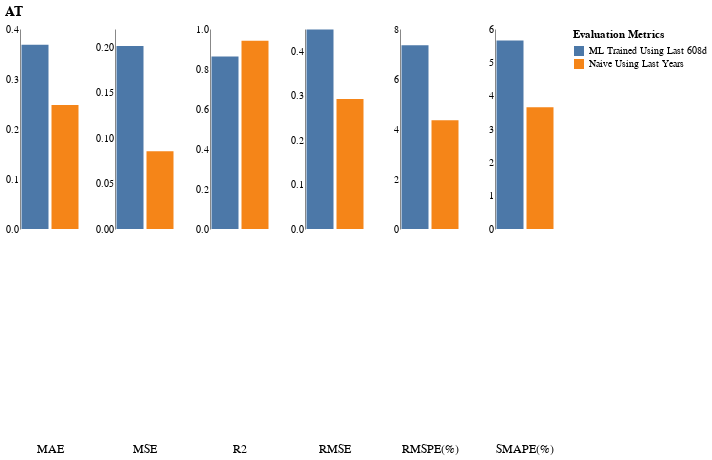
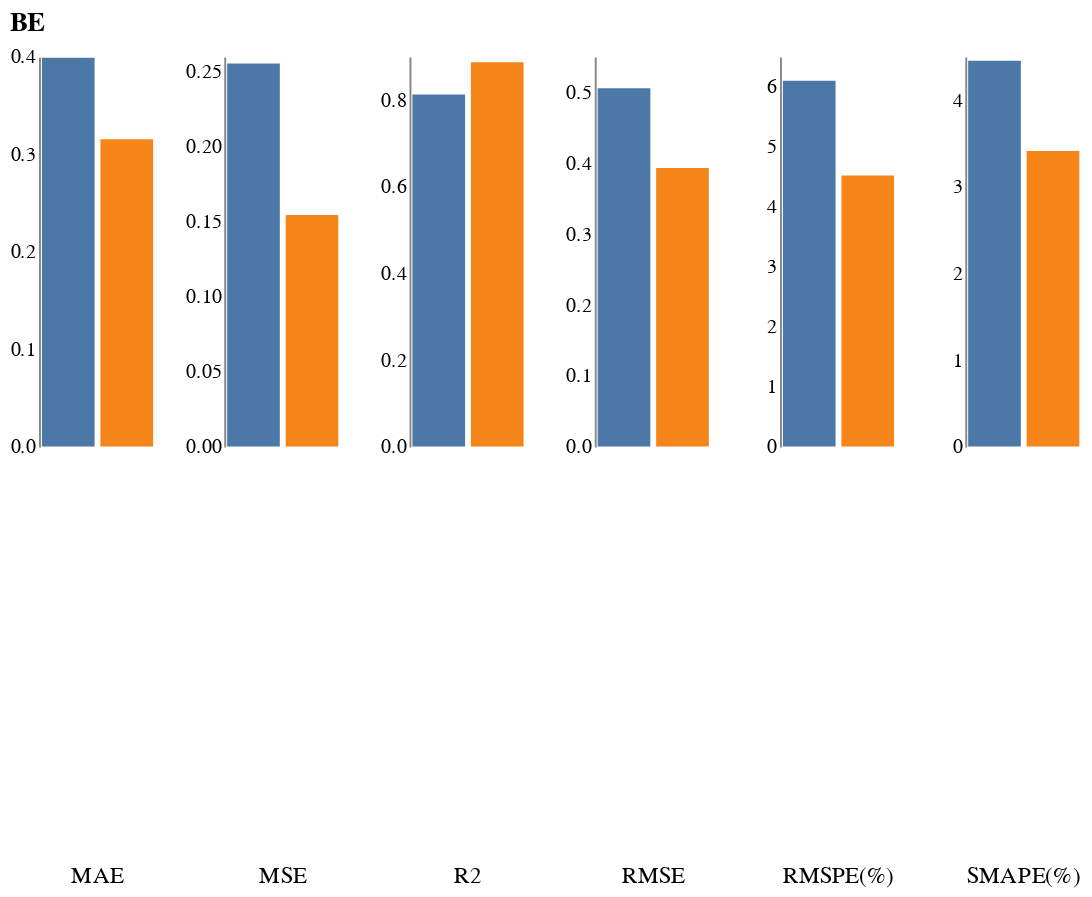
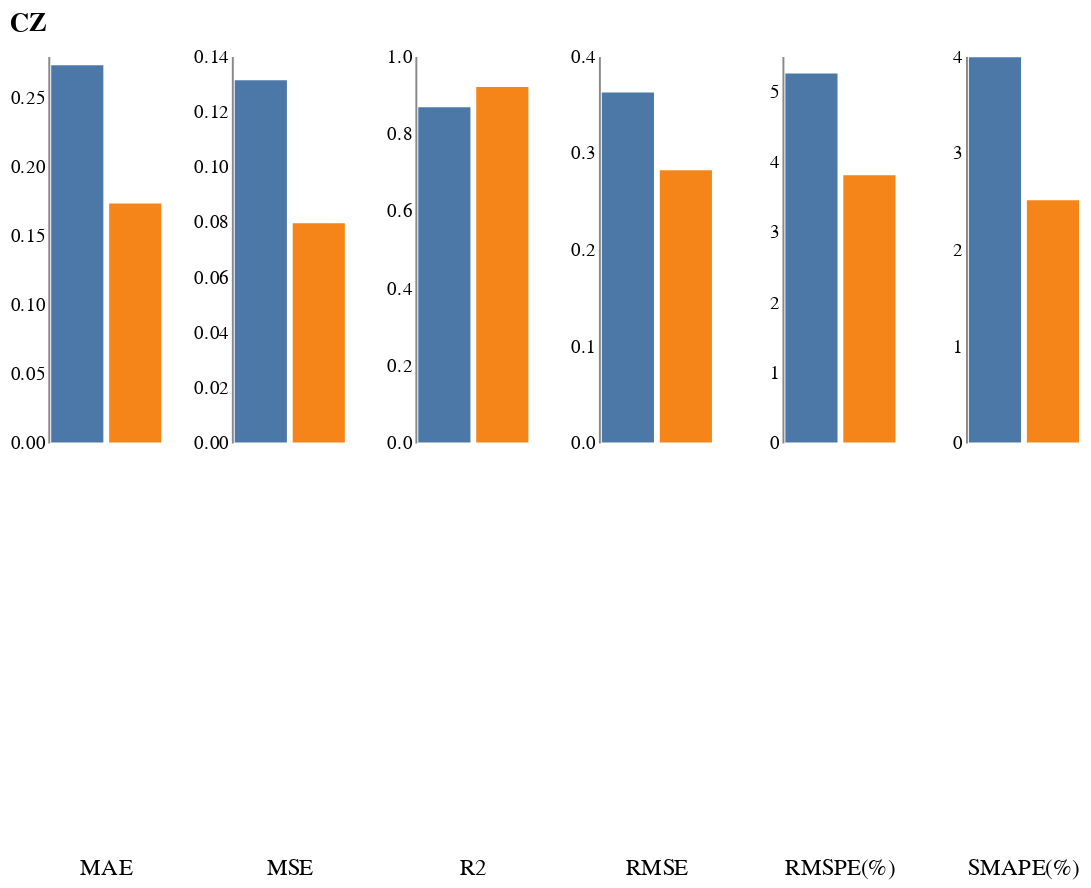
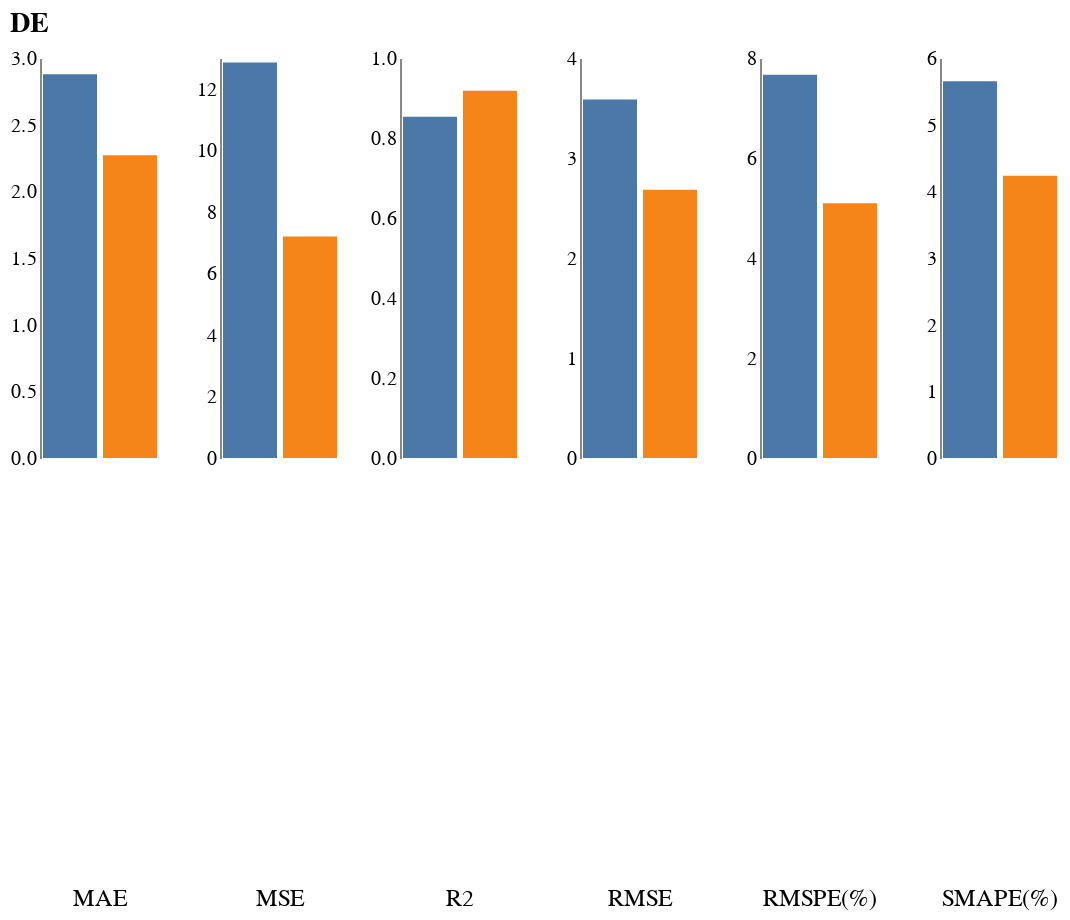

The code cell stored with these charts, in order, in its notebook:
### Markdown cell above
We'll show the chart of the evaluation metrics with the
- ML-based
- naive

forecast scores shown side-by-side (in a grouped bar chart)

### Code cell
%%time
charts = plot_multi_model_evaluation_metrics(
    df_metrics_all_tidy,
    country_names,
    tooltip=['model_type', 'metric', 'value'],
    ts_separator_name="country",
    ptitle="Evaluation Metrics",
    ptitle_fontsize=14,
    ticklabel_fontsize=12,
    fig_size=dict(width=60, height=200),
)
_ = list(map(display, charts))

### Figure 1 — Vega-Lite specification as saved in the notebook (floating-point values rounded to 4 significant figures)
{"config": {"view": {"continuousWidth": 400, "continuousHeight": 300, "strokeOpacity": 0}}, "data": {"name": "data-1f411af665cf9ccf452f1c281fda3977"}, "mark": "bar", "encoding": {"color": {"field": "model_type", "title": "Evaluation Metrics", "type": "nominal"}, "column": {"field": "metric", "header": {"labelFontSize": 12, "labelOrient": "bottom", "labelPadding": 210, "titleAnchor": "start", "titleFontSize": 14, "titleOrient": "top", "titlePadding": -5}, "spacing": 15, "title": "AT", "type": "nominal"}, "tooltip": [{"field": "model_type", "type": "nominal"}, {"field": "metric", "type": "nominal"}, {"field": "value", "type": "quantitative"}], "x": {"axis": {"domain": false, "labels": false, "ticks": false}, "field": "model_type", "title": null, "type": "nominal"}, "y": {"axis": {"grid": false, "ticks": false}, "field": "value", "title": null, "type": "quantitative"}}, "height": 200, "resolve": {"scale": {"y": "independent"}}, "width": 60, "$schema": "https://vega.github.io/schema/vega-lite/v4.17.0.json", "datasets": {"data-1f411af665cf9ccf452f1c281fda3977": [{"country": "AT", "model_type": "ML Trained Using Last 608d", "metric": "RMSE", "value": 0.4486}, {"country": "AT", "model_type": "ML Trained Using Last 608d", "metric": "MAE", "value": 0.3685}, {"country": "AT", "model_type": "ML Trained Using Last 608d", "metric": "SMAPE(%)", "value": 5.657}, {"country": "AT", "model_type": "ML Trained Using Last 608d", "metric": "MSE", "value": 0.2013}, {"country": "AT", "model_type": "ML Trained Using Last 608d", "metric": "R2", "value": 0.8624}, {"country": "AT", "model_type": "ML Trained Using Last 608d", "metric": "RMSPE(%)", "value": 7.35}, {"country": "AT", "model_type": "Naive Using Last Years", "metric": "RMSE", "value": 0.2926}, {"country": "AT", "model_type": "Naive Using Last Years", "metric": "MAE", "value": 0.2478}, {"country": "AT", "model_type": "Naive Using Last Years", "metric": "SMAPE(%)", "value": 3.656}, {"country": "AT", "model_type": "Naive Using Last Years", "metric": "MSE", "value": 0.08561}, {"country": "AT", "model_type": "Naive Using Last Years", "metric": "R2", "value": 0.9415}, {"country": "AT", "model_type": "Naive Using Last Years", "metric": "RMSPE(%)", "value": 4.352}]}}

### Figure 2 — Vega-Lite specification as saved in the notebook (floating-point values rounded to 4 significant figures)
{"config": {"view": {"continuousWidth": 400, "continuousHeight": 300, "strokeOpacity": 0}}, "data": {"name": "data-0133527ece4f9602f835a7e49bf5098e"}, "mark": "bar", "encoding": {"color": {"field": "model_type", "legend": null, "title": "Evaluation Metrics", "type": "nominal"}, "column": {"field": "metric", "header": {"labelFontSize": 12, "labelOrient": "bottom", "labelPadding": 210, "titleAnchor": "start", "titleFontSize": 14, "titleOrient": "top", "titlePadding": -5}, "spacing": 15, "title": "BE", "type": "nominal"}, "tooltip": [{"field": "model_type", "type": "nominal"}, {"field": "metric", "type": "nominal"}, {"field": "value", "type": "quantitative"}], "x": {"axis": {"domain": false, "labels": false, "ticks": false}, "field": "model_type", "title": null, "type": "nominal"}, "y": {"axis": {"grid": false, "ticks": false}, "field": "value", "title": null, "type": "quantitative"}}, "height": 200, "resolve": {"scale": {"y": "independent"}}, "width": 60, "$schema": "https://vega.github.io/schema/vega-lite/v4.17.0.json", "datasets": {"data-0133527ece4f9602f835a7e49bf5098e": [{"country": "BE", "model_type": "ML Trained Using Last 608d", "metric": "RMSE", "value": 0.5054}, {"country": "BE", "model_type": "ML Trained Using Last 608d", "metric": "MAE", "value": 0.3988}, {"country": "BE", "model_type": "ML Trained Using Last 608d", "metric": "SMAPE(%)", "value": 4.451}, {"country": "BE", "model_type": "ML Trained Using Last 608d", "metric": "MSE", "value": 0.2554}, {"country": "BE", "model_type": "ML Trained Using Last 608d", "metric": "R2", "value": 0.8125}, {"country": "BE", "model_type": "ML Trained Using Last 608d", "metric": "RMSPE(%)", "value": 6.097}, {"country": "BE", "model_type": "Naive Using Last Years", "metric": "RMSE", "value": 0.3928}, {"country": "BE", "model_type": "Naive Using Last Years", "metric": "MAE", "value": 0.3151}, {"country": "BE", "model_type": "Naive Using Last Years", "metric": "SMAPE(%)", "value": 3.411}, {"country": "BE", "model_type": "Naive Using Last Years", "metric": "MSE", "value": 0.1543}, {"country": "BE", "model_type": "Naive Using Last Years", "metric": "R2", "value": 0.8867}, {"country": "BE", "model_type": "Naive Using Last Years", "metric": "RMSPE(%)", "value": 4.517}]}}

### Figure 3 — Vega-Lite specification as saved in the notebook (floating-point values rounded to 4 significant figures)
{"config": {"view": {"continuousWidth": 400, "continuousHeight": 300, "strokeOpacity": 0}}, "data": {"name": "data-587a65126e55ec2076a370ef496804c9"}, "mark": "bar", "encoding": {"color": {"field": "model_type", "legend": null, "title": "Evaluation Metrics", "type": "nominal"}, "column": {"field": "metric", "header": {"labelFontSize": 12, "labelOrient": "bottom", "labelPadding": 210, "titleAnchor": "start", "titleFontSize": 14, "titleOrient": "top", "titlePadding": -5}, "spacing": 15, "title": "CZ", "type": "nominal"}, "tooltip": [{"field": "model_type", "type": "nominal"}, {"field": "metric", "type": "nominal"}, {"field": "value", "type": "quantitative"}], "x": {"axis": {"domain": false, "labels": false, "ticks": false}, "field": "model_type", "title": null, "type": "nominal"}, "y": {"axis": {"grid": false, "ticks": false}, "field": "value", "title": null, "type": "quantitative"}}, "height": 200, "resolve": {"scale": {"y": "independent"}}, "width": 60, "$schema": "https://vega.github.io/schema/vega-lite/v4.17.0.json", "datasets": {"data-587a65126e55ec2076a370ef496804c9": [{"country": "CZ", "model_type": "ML Trained Using Last 608d", "metric": "RMSE", "value": 0.3622}, {"country": "CZ", "model_type": "ML Trained Using Last 608d", "metric": "MAE", "value": 0.2734}, {"country": "CZ", "model_type": "ML Trained Using Last 608d", "metric": "SMAPE(%)", "value": 3.987}, {"country": "CZ", "model_type": "ML Trained Using Last 608d", "metric": "MSE", "value": 0.1312}, {"country": "CZ", "model_type": "ML Trained Using Last 608d", "metric": "R2", "value": 0.8673}, {"country": "CZ", "model_type": "ML Trained Using Last 608d", "metric": "RMSPE(%)", "value": 5.25}, {"country": "CZ", "model_type": "Naive Using Last Years", "metric": "RMSE", "value": 0.2818}, {"country": "CZ", "model_type": "Naive Using Last Years", "metric": "MAE", "value": 0.1732}, {"country": "CZ", "model_type": "Naive Using Last Years", "metric": "SMAPE(%)", "value": 2.507}, {"country": "CZ", "model_type": "Naive Using Last Years", "metric": "MSE", "value": 0.07943}, {"country": "CZ", "model_type": "Naive Using Last Years", "metric": "R2", "value": 0.9197}, {"country": "CZ", "model_type": "Naive Using Last Years", "metric": "RMSPE(%)", "value": 3.802}]}}

### Figure 4 — Vega-Lite specification as saved in the notebook (floating-point values rounded to 4 significant figures)
{"config": {"view": {"continuousWidth": 400, "continuousHeight": 300, "strokeOpacity": 0}}, "data": {"name": "data-ffad6146e26722bb21d9702712b476ca"}, "mark": "bar", "encoding": {"color": {"field": "model_type", "legend": null, "title": "Evaluation Metrics", "type": "nominal"}, "column": {"field": "metric", "header": {"labelFontSize": 12, "labelOrient": "bottom", "labelPadding": 210, "titleAnchor": "start", "titleFontSize": 14, "titleOrient": "top", "titlePadding": -5}, "spacing": 15, "title": "DE", "type": "nominal"}, "tooltip": [{"field": "model_type", "type": "nominal"}, {"field": "metric", "type": "nominal"}, {"field": "value", "type": "quantitative"}], "x": {"axis": {"domain": false, "labels": false, "ticks": false}, "field": "model_type", "title": null, "type": "nominal"}, "y": {"axis": {"grid": false, "ticks": false}, "field": "value", "title": null, "type": "quantitative"}}, "height": 200, "resolve": {"scale": {"y": "independent"}}, "width": 60, "$schema": "https://vega.github.io/schema/vega-lite/v4.17.0.json", "datasets": {"data-ffad6146e26722bb21d9702712b476ca": [{"country": "DE", "model_type": "ML Trained Using Last 608d", "metric": "RMSE", "value": 3.585}, {"country": "DE", "model_type": "ML Trained Using Last 608d", "metric": "MAE", "value": 2.879}, {"country": "DE", "model_type": "ML Trained Using Last 608d", "metric": "SMAPE(%)", "value": 5.651}, {"country": "DE", "model_type": "ML Trained Using Last 608d", "metric": "MSE", "value": 12.85}, {"country": "DE", "model_type": "ML Trained Using Last 608d", "metric": "R2", "value": 0.8534}, {"country": "DE", "model_type": "ML Trained Using Last 608d", "metric": "RMSPE(%)", "value": 7.664}, {"country": "DE", "model_type": "Naive Using Last Years", "metric": "RMSE", "value": 2.682}, {"country": "DE", "model_type": "Naive Using Last Years", "metric": "MAE", "value": 2.271}, {"country": "DE", "model_type": "Naive Using Last Years", "metric": "SMAPE(%)", "value": 4.234}, {"country": "DE", "model_type": "Naive Using Last Years", "metric": "MSE", "value": 7.196}, {"country": "DE", "model_type": "Naive Using Last Years", "metric": "R2", "value": 0.9179}, {"country": "DE", "model_type": "Naive Using Last Years", "metric": "RMSPE(%)", "value": 5.097}]}}
